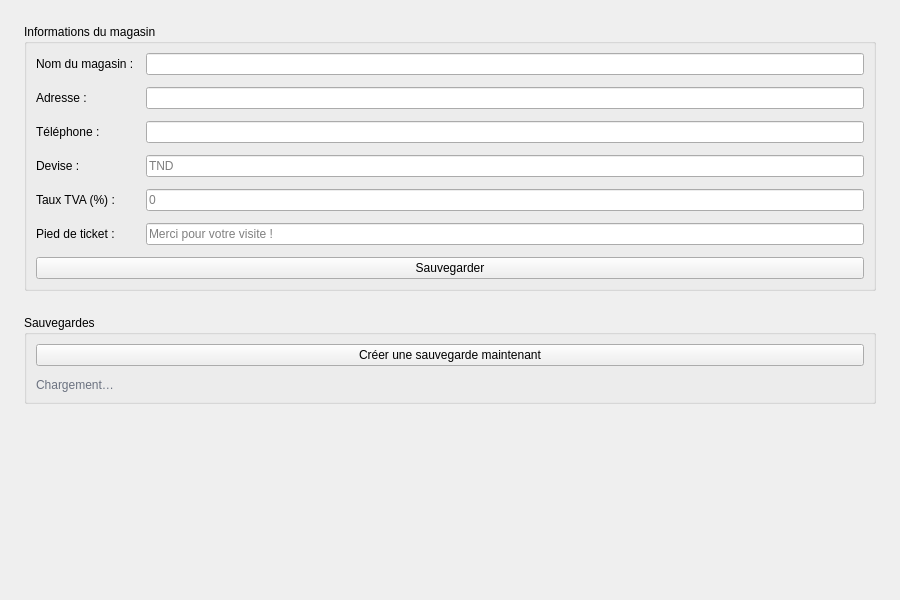
<?xml version='1.0' encoding='UTF-8'?>
<ui version="4.0">
 <class>SettingsView</class>
 <widget class="QWidget" name="SettingsView">
  <property name="geometry"><rect><x>0</x><y>0</y><width>900</width><height>600</height></rect></property>
  <layout class="QVBoxLayout" name="mainLayout">
   <property name="leftMargin"><number>24</number></property><property name="topMargin"><number>24</number></property>
   <property name="rightMargin"><number>24</number></property><property name="bottomMargin"><number>24</number></property>
   <property name="spacing"><number>0</number></property>

   <item>
    <widget class="QScrollArea" name="scrollArea">
     <property name="widgetResizable"><bool>true</bool></property>
     <property name="frameShape"><enum>QFrame::NoFrame</enum></property>
     <widget class="QWidget" name="scrollContent">
      <layout class="QVBoxLayout" name="scrollLayout">
       <property name="spacing"><number>24</number></property>
       <property name="leftMargin"><number>0</number></property><property name="topMargin"><number>0</number></property>
       <property name="rightMargin"><number>0</number></property><property name="bottomMargin"><number>0</number></property>

       
       <item>
        <widget class="QGroupBox" name="storeGroup">
         <property name="title"><string>Informations du magasin</string></property>
         <layout class="QVBoxLayout" name="storeGroupLayout">
          <property name="spacing"><number>12</number></property>
          <item>
           <layout class="QFormLayout" name="storeForm">
            <item row="0" column="0"><widget class="QLabel" name="lblStoreName"><property name="text"><string>Nom du magasin :</string></property></widget></item>
            <item row="0" column="1">
             <widget class="QLineEdit" name="storeName">
              <property name="minimumHeight"><number>42</number></property>
             </widget>
            </item>
            <item row="1" column="0"><widget class="QLabel" name="lblStoreAddress"><property name="text"><string>Adresse :</string></property></widget></item>
            <item row="1" column="1">
             <widget class="QLineEdit" name="storeAddress">
              <property name="minimumHeight"><number>42</number></property>
             </widget>
            </item>
            <item row="2" column="0"><widget class="QLabel" name="lblStorePhone"><property name="text"><string>Téléphone :</string></property></widget></item>
            <item row="2" column="1">
             <widget class="QLineEdit" name="storePhone">
              <property name="minimumHeight"><number>42</number></property>
             </widget>
            </item>
            <item row="3" column="0"><widget class="QLabel" name="lblCurrency"><property name="text"><string>Devise :</string></property></widget></item>
            <item row="3" column="1">
             <widget class="QLineEdit" name="currency">
              <property name="minimumHeight"><number>42</number></property>
              <property name="placeholderText"><string>TND</string></property>
             </widget>
            </item>
            <item row="4" column="0"><widget class="QLabel" name="lblTaxRate"><property name="text"><string>Taux TVA (%) :</string></property></widget></item>
            <item row="4" column="1">
             <widget class="QLineEdit" name="taxRate">
              <property name="minimumHeight"><number>42</number></property>
              <property name="placeholderText"><string>0</string></property>
             </widget>
            </item>
            <item row="5" column="0"><widget class="QLabel" name="lblReceiptFooter"><property name="text"><string>Pied de ticket :</string></property></widget></item>
            <item row="5" column="1">
             <widget class="QLineEdit" name="receiptFooter">
              <property name="minimumHeight"><number>42</number></property>
              <property name="placeholderText"><string>Merci pour votre visite !</string></property>
             </widget>
            </item>
           </layout>
          </item>
          <item>
           <widget class="QPushButton" name="btnSaveStore">
            <property name="text"><string>Sauvegarder</string></property>
           </widget>
          </item>
         </layout>
        </widget>
       </item>

       
       <item>
        <widget class="QGroupBox" name="backupGroup">
         <property name="title"><string>Sauvegardes</string></property>
         <layout class="QVBoxLayout" name="backupGroupLayout">
          <property name="spacing"><number>12</number></property>
          <item>
           <widget class="QPushButton" name="btnBackup">
            <property name="text"><string>Créer une sauvegarde maintenant</string></property>
            <property name="cssClass" stdset="0"><string>btnSuccess</string></property>
           </widget>
          </item>
          <item>
           <widget class="QLabel" name="backupList">
            <property name="text"><string>Chargement…</string></property>
            <property name="styleSheet"><string>color: #6B7280; font-size: 12px;</string></property>
            <property name="wordWrap"><bool>true</bool></property>
           </widget>
          </item>
         </layout>
        </widget>
       </item>

       <item><spacer><property name="orientation"><enum>Qt::Vertical</enum></property><property name="sizeHint" stdset="0"><size><width>20</width><height>40</height></size></property></spacer></item>

      </layout>
     </widget>
    </widget>
   </item>

  </layout>
 </widget>
 <resources /><connections />
</ui>
